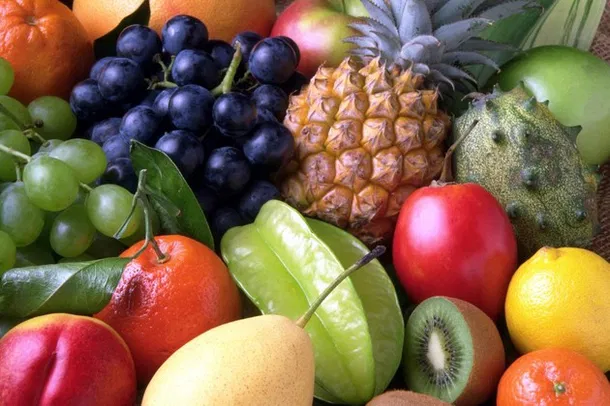
#> input picture Aula 04-03/Imagens/frutas.png, 610 x 406 px, found by its file name
$ python conversao-tons-de-cores.py
#> lines starting #> are read from the running program, lines starting #| are printed output that depends on the picture
import cv2
import numpy as np

frutas = cv2.imread('./Aula 04-03/Imagens/frutas.png')
#> frutas is the input picture: shape (406, 610, 3); mean B, G, R 74.2, 102.2, 132.2
frutas_escuras = cv2.subtract(frutas, (50,50,50,0)) #rgb e alpha
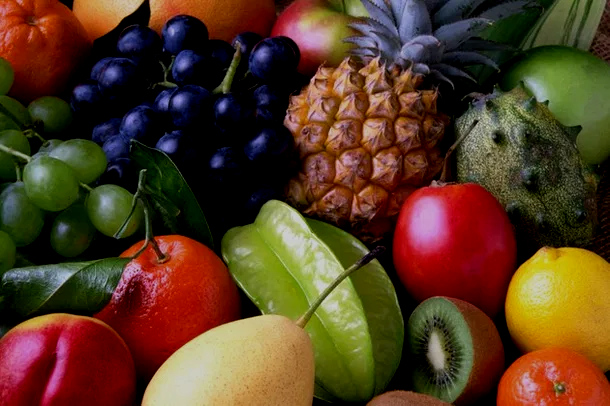
#> frutas_escuras: shape (406, 610, 3); mean B, G, R 34.3, 58.5, 86.3
frutas_claras = cv2.add(frutas, (50,50,50,0)) #mais próximo do branco, mais claro
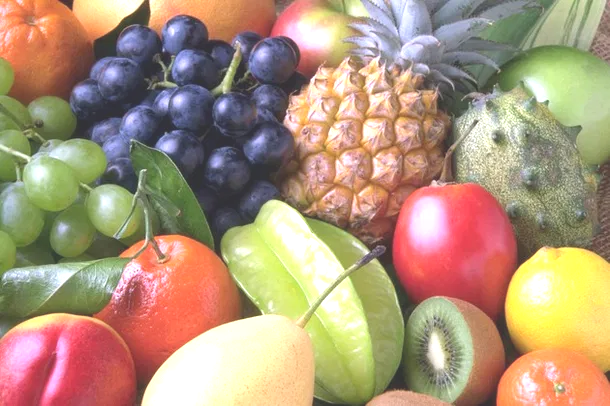
#> frutas_claras: shape (406, 610, 3); mean B, G, R 123.5, 149.9, 175.3

cv2.imwrite('./Aula 04-03/Imagens/frutas_escuras.png', frutas_escuras)
cv2.imwrite('./Aula 04-03/Imagens/frutas_claras.png', frutas_claras)

cv2.imshow('Frutas', frutas)
cv2.waitKey(0)
cv2.imshow('Frutas', frutas_escuras)
cv2.waitKey(0)
cv2.imshow('Frutas', frutas_claras)
cv2.waitKey(0)
cv2.destroyAllWindows()
